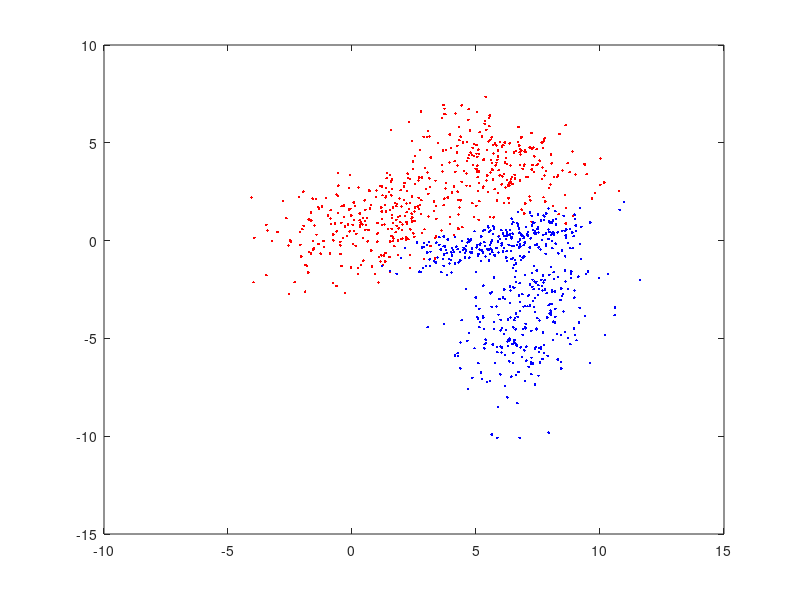

MATLAB code to generate this figure: (Note: this script raises an error after producing the figure.)
clear variables; close all; clc;

%% generisanje podataka
N = 500; % br odbiraka

P1 = 0.6;
M11 = [1; 1];
M12 = [6; 4];
S11 = [4, 1.1; 1.1, 2];
S12 = [3, -0.8; -0.8, 1.5];

P2 = 0.55;
M21 = [7; -4];
M22 = [6; 0];
S21 = [2, 1.1; 1.1, 4];
S22 = [3, 0.8; 0.8, 0.5];

X1 = zeros(2,N);
X2 = zeros(2,N);

for i=1:N
    t = rand(1,2);
    switch(t(1) < P1)
        case true
            X1(:,i) = mvnrnd(M11,S11);
        case false
            X1(:,i) = mvnrnd(M12,S12);
    end
    switch(t(2) < P2)
        case true
            X2(:,i) = mvnrnd(M21,S21);
        case false
            X2(:,i) = mvnrnd(M22,S22);
    end
end

figure(1)
plot(X1(1,:),X1(2,:), 'r.'); hold on;
plot(X2(1,:),X2(2,:), 'b.');

x = linspace(min([X1(1,:),X2(1,:)]),max([X1(1,:),X2(1,:)]),200);
y = linspace(min([X1(2,:),X2(2,:)]),max([X1(2,:),X2(2,:)]),200);

f1 = zeros(length(x),length(y));
f2 = f1;
h = f1;

for i = 1:length(x)
    for j = 1:length(y)
        X = [x(i);y(j)];
        f11 = 1/(2*pi*det(S11)^0.5)*exp(-0.5*(X-M11)'*S11^(-1)*(X-M11));
        f12 = 1/(2*pi*det(S12)^0.5)*exp(-0.5*(X-M12)'*S12^(-1)*(X-M12));
        f1(i,j) = P1*f11 + (1-P1)*f12;
        f21 = 1/(2*pi*det(S21)^0.5)*exp(-0.5*(X-M21)'*S21^(-1)*(X-M21));
        f22 = 1/(2*pi*det(S22)^0.5)*exp(-0.5*(X-M22)'*S22^(-1)*(X-M22));
        f2(i,j) = P2*f21 + (1-P2)*f22;
        h(i,j) = log(f2(i,j))-log(f1(i,j));
    end
end

f1max = max(f1,[],'All');
f2max = max(f2,[],'All');

dk = [1 3 6 9];
for d = dk
    prag=f1max*exp(-0.5*dk);
    contour(x,y,f1',prag,'m');
    contour(x,y,f2',prag,'m');
end
hold off;

figure(2)
plot(X1(1,:),X1(2,:), 'r.'); hold on;
plot(X2(1,:),X2(2,:), 'b.');
contour(x,y,h',[0 0]);
hold off;
x_step = x(2)-x(1);
y_step = y(2)-y(1);
Eps1 =sum(sum(f1(h>=0)))*x_step*y_step;
Eps2 =sum(sum(f2(h<0)))*x_step*y_step;
